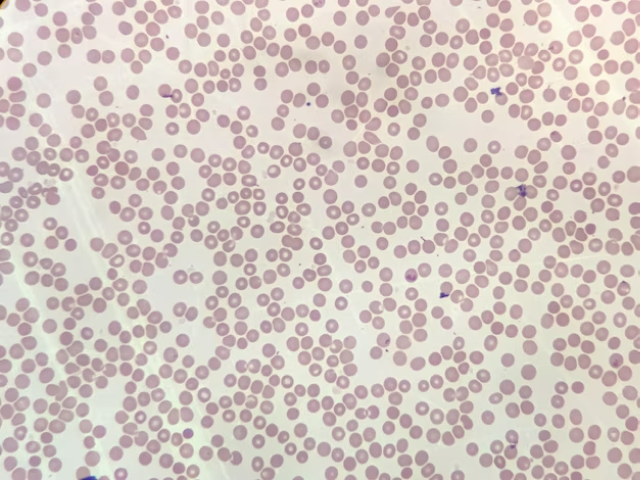
#> input picture imagens_antes/1fc85a1c-6ba2-4d53-bf33-feab997ab140.png, 640 x 480 px, given in place of the camera
$ python 'main copy.py'
#> lines starting #> are read from the running program, lines starting #| are printed output that depends on the picture; after the words box and inside, x2 and y2 are one past the last pixel; in counts of white or black regions, pixels touching at a corner belong together
#> further down, img is the input picture: shape (480, 640, 3); mean B, G, R 193.9, 199.8, 212.3
import cv2
import numpy as np

video = cv2.VideoCapture(0)

def preProcessing(img):
    imgPre = cv2.GaussianBlur(img, (5, 5), 3)
    imgPre = cv2.Canny(imgPre, 90, 140)
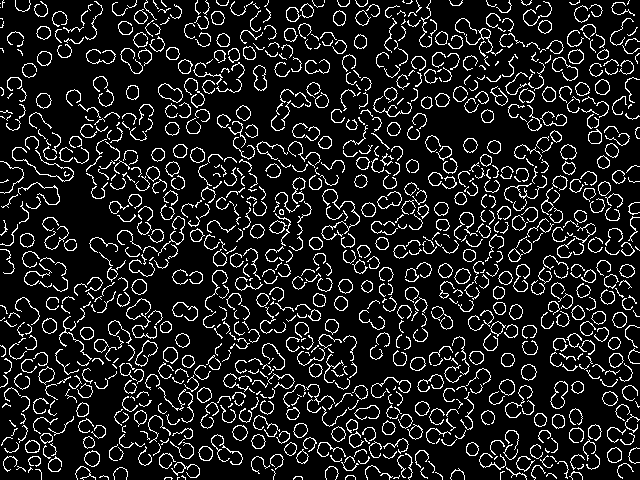
#> imgPre: shape (480, 640); 11.8% white in thin lines or dots
    kernel = np.ones((4, 4), np.uint8)
    imgPre = cv2.dilate(imgPre, kernel, iterations=2)
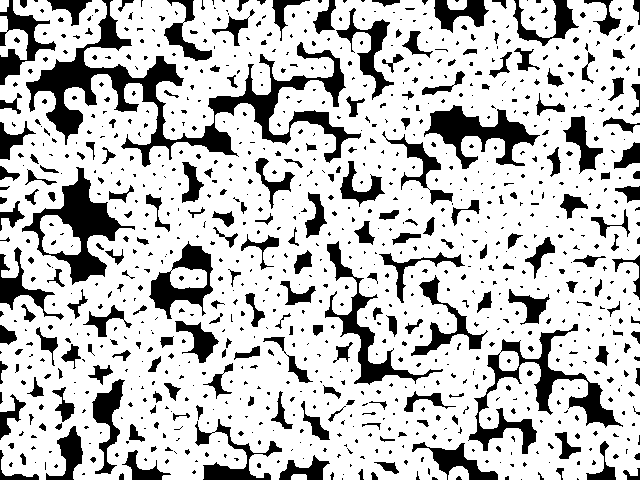
#> imgPre: shape (480, 640); 76% white; 1000 black regions (753 under 20 px), largest, box (x1, y1, x2, y2) and area: (26, 0, 361, 167) 10555, (468, 324, 623, 454) 4025, (22, 167, 135, 285) 3728
    imgPre = cv2.erode(imgPre, kernel, iterations=2)
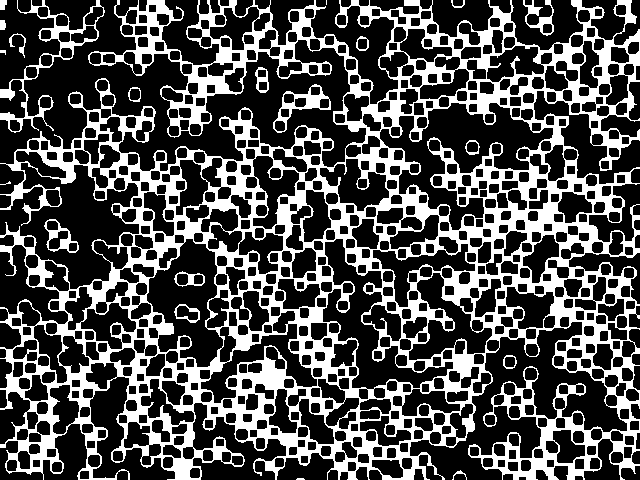
#> imgPre: shape (480, 640); 30.2% white; 21 white regions (3 under 20 px)


    return imgPre

while True:
    _, img = video.read()
    img = cv2.resize(img, (640, 480))

    imgThres = preProcessing(img)

    countors, h1 = cv2.findContours(imgThres, cv2.RETR_EXTERNAL, cv2.CHAIN_APPROX_NONE)
#> countors = 18 contours, 6 with area under 20; largest, box (x1, y1, x2, y2) and area: (0, 0, 640, 480) 215962, (0, 0, 105, 133) 2724, (273, 84, 331, 133) 1076, (44, 219, 79, 253) 663, (523, 0, 554, 36) 369; h1 = 18 rows, first 6: [1, -1, -1, -1], [2, 0, -1, -1], [3, 1, -1, -1], [4, 2, -1, -1], [5, 3, -1, -1], [6, 4, -1, -1]

    # Contagem de contornos com área maior que 100
    count_up2000 = 0

    for idx, cnt in enumerate(countors):
        area = cv2.contourArea(cnt)
        if area > 1000:
            count_up2000 += 1
            cv2.drawContours(img, cnt, -1, (255, 0, 0), 1)
            peri = cv2.arcLength(cnt, True)
            approx = cv2.approxPolyDP(cnt, 0.02 * peri, True)
            print(len(approx))
            x, y, w, h = cv2.boundingRect(approx)
            cv2.rectangle(img, (x, y), (x + w, y + h), (0, 255, 0), 3)
            cv2.putText(img, "Points: " + str(len(approx)), (x + w + 20, y + 20), cv2.FONT_HERSHEY_COMPLEX, 0.7,
                        (0, 255, 0), 2)
            cv2.putText(img, "Area: " + str(int(area)), (x + w + 20, y + 45), cv2.FONT_HERSHEY_COMPLEX, 0.7, (0, 255, 0),2)
#> this loop made 18 passes
#> (area, peri, approx, x, y, w, h) on pass 16: (215962.5, 10674.9, [[0, 163], [9, 473], [639, 465], [631, 0]], 0, 0, 640, 474)
#> (area, peri, x, y, w, h) on passes 7, 17: (1076, 192.7, 273, 85, 58, 48), (2723.5, 913.2, 0, 0, 100, 132)
#| 9
#| 4
#| 10
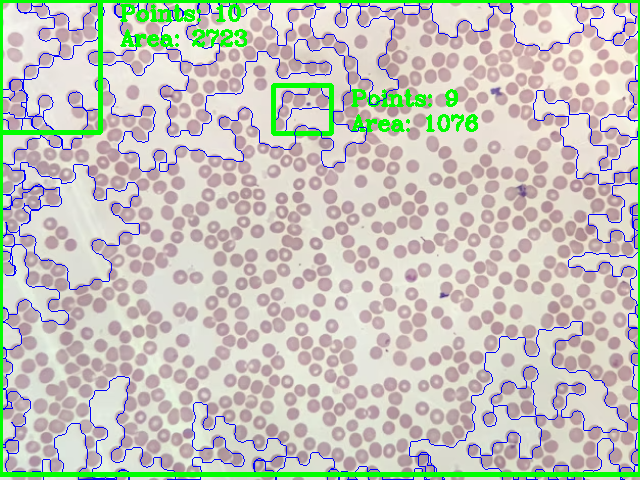
#> img: shape (480, 640, 3); 7.43% of pixels changed, all inside (x1, y1, x2, y2) = (0, 0, 640, 480)
#> after the loop, count_up2000 = 3


    # Exibindo a quantidade de objetos contornados na tela
    cv2.putText(img, "Objects: " + str(count_up2000), (10, 470), cv2.FONT_HERSHEY_COMPLEX, 0.7, (0, 255, 0), 2)
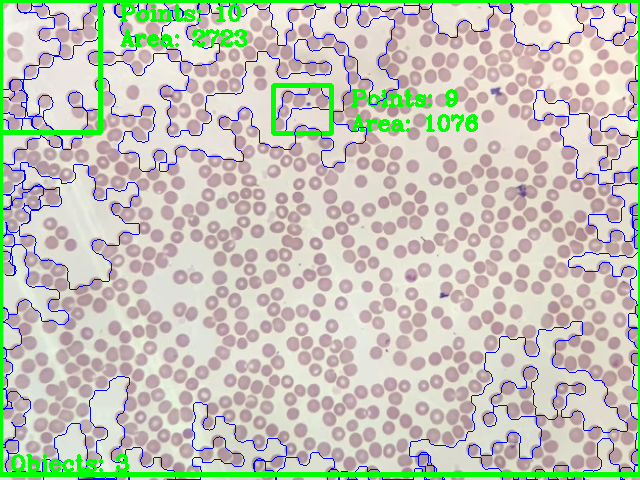
#> img: shape (480, 640, 3); 0.3% of pixels changed, all inside (x1, y1, x2, y2) = (11, 454, 129, 472)

    cv2.imshow("Original", img)
    cv2.imshow("IMG", imgThres)
    if cv2.waitKey(1) == ord('q'):
#> (key q is pressed here)
        break


video.release()
